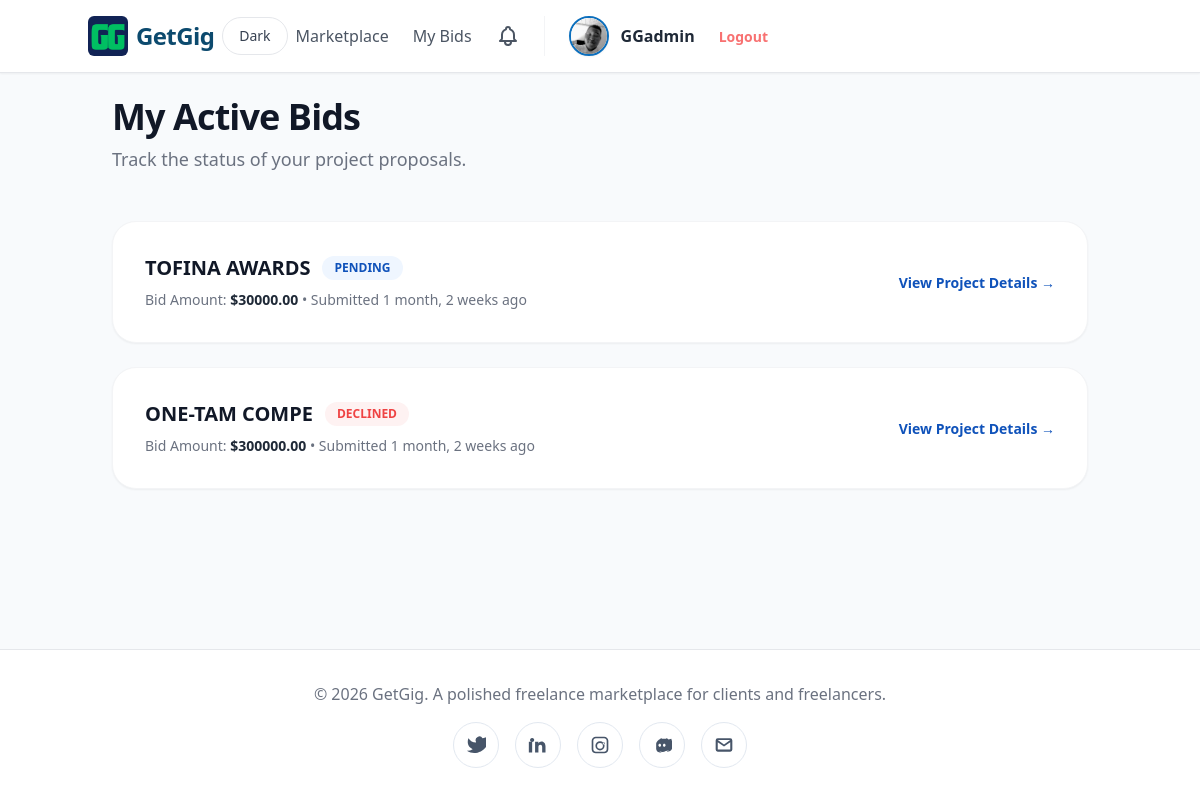
The page /projects/my-bids/ (signed in) on the database its author committed.
### users/models.py (models this page shows, shortened)
class CustomUser(AbstractUser):
    USER_TYPE_CHOICES = (
        ('client', 'Client'),
        ('freelancer', 'Freelancer'),
    )
    user_type = models.CharField(max_length=10, choices=USER_TYPE_CHOICES, default='freelancer')
    profile_image = models.ImageField(upload_to='profiles/', default='profiles/default.png')
    bio = models.TextField(blank=True)
    profile_image = models.ImageField(upload_to='profiles/', blank=True, null=True)
    company_name = models.CharField(max_length=100, blank=True)
    skills = models.CharField(max_length=255, blank=True)

### projects/models.py (models this page shows, shortened)
class Application(models.Model):
    STATUS_CHOICES = [
        ('pending', 'Pending'),
        ('accepted', 'Accepted'),
        ('rejected', 'Rejected'),
        ('archived', 'Archived / Past Round'),
    ]
    project = models.ForeignKey(Project, on_delete=models.CASCADE, related_name='applications')
    freelancer = models.ForeignKey(settings.AUTH_USER_MODEL, on_delete=models.CASCADE)
    cover_letter = models.TextField()
    bid_amount = models.DecimalField(max_digits=10, decimal_places=2)
    status = models.CharField(max_length=20, choices=STATUS_CHOICES, default='pending')
    created_at = models.DateTimeField(auto_now_add=True)
    met_requirements = models.JSONField(default=list, blank=True)

class Project(models.Model):
    client = models.ForeignKey(settings.AUTH_USER_MODEL, on_delete=models.CASCADE, related_name='projects')
    title = models.CharField(max_length=200)
    description = models.TextField()
    budget = models.DecimalField(max_digits=10, decimal_places=2)
    deadline = models.DateField()
    created_at = models.DateTimeField(auto_now_add=True)
    image = models.ImageField(upload_to='project_images/', blank=True, null=True)
    requirements = models.JSONField(default=list, blank=True)
    status = models.CharField(
        max_length=20,
        choices=[('active', 'Active'), ('closed', 'Closed Early'), ('ended', 'Ended')],
        default='active'
    )

### projects/views.py (the view)
# urls.py: path('my-bids/', views.freelancer_bids, name='my_bids'),
@login_required
def freelancer_bids(request):
    bids = Application.objects.filter(freelancer=request.user).select_related('project')
    return render(request, 'freelancers/my_bids.html', {'bids': bids})

### templates/freelancers/my_bids.html
{% extends 'base.html' %}
{% block content %}
<div class="mb-12">
    <h1 class="text-4xl font-extrabold text-gray-900 tracking-tight">My Active Bids</h1>
    <p class="text-lg text-gray-500 mt-2">Track the status of your project proposals.</p>
</div>
<div class="grid gap-6">
    {% for bid in bids %}
    <div class="bg-white dark:bg-slate-900 rounded-3xl p-8 border border-gray-100 dark:border-slate-700 shadow-sm flex flex-col md:flex-row items-center justify-between hover:shadow-md transition">
        <div class="flex-grow">
            <div class="flex items-center space-x-3 mb-2">
                <h3 class="text-xl font-bold text-gray-900 dark:text-slate-100">{{ bid.project.title }}</h3>
                {% if bid.status == 'approved' or bid.status == 'accepted' %}
                    <span class="px-3 py-1 bg-green-50 text-mint text-xs font-bold rounded-full uppercase">Approved</span>
                {% elif bid.status == 'rejected' %}
                    <span class="px-3 py-1 bg-red-50 text-red-500 text-xs font-bold rounded-full uppercase">Declined</span>
                {% else %}
                    <span class="px-3 py-1 bg-blue-50 text-ocean text-xs font-bold rounded-full uppercase">Pending</span>
                {% endif %}
            </div>
            <p class="text-gray-500 dark:text-slate-400 text-sm">Bid Amount: <span class="font-bold text-gray-800 dark:text-slate-100">${{ bid.bid_amount }}</span> • Submitted {{ bid.created_at|timesince }} ago</p>
        </div>
        <div class="mt-4 md:mt-0">
            <a href="{% url 'projects:freelancer_dashboard' %}" class="text-sm font-bold text-ocean hover:underline">View Project Details →</a>
        </div>
    </div>
    {% empty %}
    <div class="text-center py-20 bg-slate-50 dark:bg-slate-950 rounded-[3rem] border-2 border-dashed border-gray-200 dark:border-slate-700">
        <p class="text-gray-400 dark:text-slate-400 font-medium">You haven't placed any bids yet. Go find some work!</p>
    </div>
    {% endfor %}
</div>
{% endblock %}

### templates/base.html (shortened to what this page needs)
{% load static %}
{% load pwa %}
<!DOCTYPE html>
<html lang="en">
<head>
    <script src="https://cdn.tailwindcss.com"></script>
</head>
<body class="bg-slate-50 text-slate-900 min-h-screen flex flex-col transition-colors duration-300 dark:bg-slate-950 dark:text-slate-100">
    <nav class="bg-white border-b border-gray-200 p-4 shadow-sm transition-colors duration-300 dark:bg-slate-900 dark:border-slate-700">
        <div class="container mx-auto flex flex-wrap justify-between items-center gap-4">
            <div class="flex items-center space-x-2">
                <a href="/" class="flex items-center space-x-2">
                <img src="{% static 'images/logo.jpg' %}" alt="GetGig Logo" class="h-10 w-auto rounded-md">
                <span class="text-2xl font-bold text-[#0c4a6e] tracking-tight">GetGig</span>
            </a>
            <button id="theme-toggle" type="button" class="inline-flex items-center rounded-full border border-gray-200 bg-white px-4 py-2 text-sm text-gray-700 hover:bg-gray-100 transition-colors duration-200 dark:border-slate-700 dark:bg-slate-800 dark:text-slate-200 dark:hover:bg-slate-700">
                <span id="theme-toggle-text">Dark</span>
            </button>
            <div class="flex items-center space-x-6 font-medium text-gray-600 dark:text-slate-300">
                {% if user.is_authenticated %}
                    {% if user.user_type == 'freelancer' %}
                        <a href="{% url 'projects:freelancer_dashboard' %}" class="hover:text-mint">Marketplace</a>
                        <a href="{% url 'projects:my_bids' %}" class="hover:text-mint">My Bids</a>
                    {% else %}
                        <a href="{% url 'projects:client_dashboard' %}" class="hover:text-mint">Dashboard</a>
                        <a href="{% url 'projects:create_project' %}" class="hover:text-ocean">Post Gig</a>
                    {% endif %}
                    <a href="{% url 'users:notifications' %}" class="text-gray-600 dark:text-slate-300 hover:text-blue-600 relative">
                    </a>
                    <a href="{% url 'users:edit_profile' %}" class="flex items-center space-x-3 group border-l pl-6 border-gray-100 dark:border-slate-700">
                        {% if user.profile_image %}
                            <img src="{{ user.profile_image.url }}" class="w-10 h-10 rounded-full object-cover border-2 border-[#0C6FBD] group-hover:border-mint transition shadow-sm">
                        {% else %}
                            <div class="w-10 h-10 rounded-full bg-[#0C6FBD] text-white flex items-center justify-center font-bold shadow-sm group-hover:bg-blue-700 transition">
                                {{ user.username|first|upper }}
                            </div>
                        {% endif %}
                        <span class="font-bold text-gray-800 dark:text-slate-100 hidden md:inline">{{ user.username }}</span>
                    </a>
                    <form action="{% url 'logout' %}" method="post" class="inline">
                        <button type="submit" class="text-sm font-bold text-red-400 hover:text-red-600 transition">Logout</button>
                    </form>
                {% else %}
                    <a href="{% url 'login' %}" class="hover:text-ocean">Login</a>
                    <a href="{% url 'users:register' %}" class="bg-[#0F52BA] hover:bg-blue-700 text-white px-6 py-2 rounded-lg transition shadow-md">
                        Join GetGig
                    </a>
                {% endif %}
            </div>
        </div>
    </nav>
    <div class="container mx-auto p-6 flex-grow">
        {% block content %}{% endblock %}
    </div>
    <footer class="bg-white border-t border-gray-200 p-8 text-center text-gray-500 transition-colors duration-300 dark:bg-slate-900 dark:border-slate-700 dark:text-slate-400">
        <div class="max-w-6xl mx-auto space-y-4">
            <p>© 2026 GetGig. A polished freelance marketplace for clients and freelancers.</p>
            <div class="flex flex-wrap justify-center gap-4 text-slate-600 dark:text-slate-400">
                <a href="https://twitter.com/getgighq" class="inline-flex items-center justify-center rounded-full border border-slate-200 p-3 transition hover:border-ocean hover:text-ocean dark:border-slate-700 dark:hover:text-mint" aria-label="Twitter">
                    <svg xmlns="http://www.w3.org/2000/svg" viewBox="0 0 24 24" class="h-5 w-5" fill="currentColor"><path d="M23 3a10.9 10.9 0 01-3.14.86A4.48 4.48 0 0012 8.12v1A10.66 10.66 0 013 4s-4 9 5 13a11.64 11.64 0 01-7 2c13 8 27-4 27-15.5a4.5 4.5 0 00-.08-.83A7.72 7.72 0 0023 3z"/></svg>
                </a>
                <a href="https://www.linkedin.com/company/getgig-connect" class="inline-flex items-center justify-center rounded-full border border-slate-200 p-3 transition hover:border-ocean hover:text-ocean dark:border-slate-700 dark:hover:text-mint" aria-label="LinkedIn">
                    <svg xmlns="http://www.w3.org/2000/svg" viewBox="0 0 24 24" class="h-5 w-5" fill="currentColor"><path d="M4.98 3.5a2.5 2.5 0 11-.02 0zm.02 4.5H1V21h4V8zm7.5 0h-4v13h4v-6.5c0-3.5 4.5-3.8 4.5 0V21h4v-7.5c0-7.25-7.5-7-8.5-3.25V8z"/></svg>
                </a>
                <a href="https://www.instagram.com/getgig.studio" class="inline-flex items-center justify-center rounded-full border border-slate-200 p-3 transition hover:border-ocean hover:text-ocean dark:border-slate-700 dark:hover:text-mint" aria-label="Instagram">
                </a>
                <a href="https://discord.gg/getgig-community" class="inline-flex items-center justify-center rounded-full border border-slate-200 p-3 transition hover:border-ocean hover:text-ocean dark:border-slate-700 dark:hover:text-mint" aria-label="Discord">
                </a>
                <a href="mailto:hello@getgig.com" class="inline-flex items-center justify-center rounded-full border border-slate-200 p-3 transition hover:border-ocean hover:text-ocean dark:border-slate-700 dark:hover:text-mint" aria-label="Email">
                    <svg xmlns="http://www.w3.org/2000/svg" viewBox="0 0 24 24" class="h-5 w-5" fill="currentColor"><path d="M2 6.5A2.5 2.5 0 014.5 4h15A2.5 2.5 0 0122 6.5v11A2.5 2.5 0 0119.5 20h-15A2.5 2.5 0 012 17.5v-11zm2.5-.5L12 11.5 19.5 6H4.5zm0 2.75V17.5h15V8.75l-7.5 5-7.5-5z"/></svg>
                </a>
            </div>
        </div>
    </footer>
</body>
</html>

### rows shown on the page
CustomUser: profile_image (picture), username "GGadmin"
Application: project "TOFINA AWARDS", status "PENDING", bid_amount "30000.00", created_at "1 month, 2 weeks"
Application: project "ONE-TAM COMPE", status "DECLINED", bid_amount "300000.00", created_at "1 month, 2 weeks"
